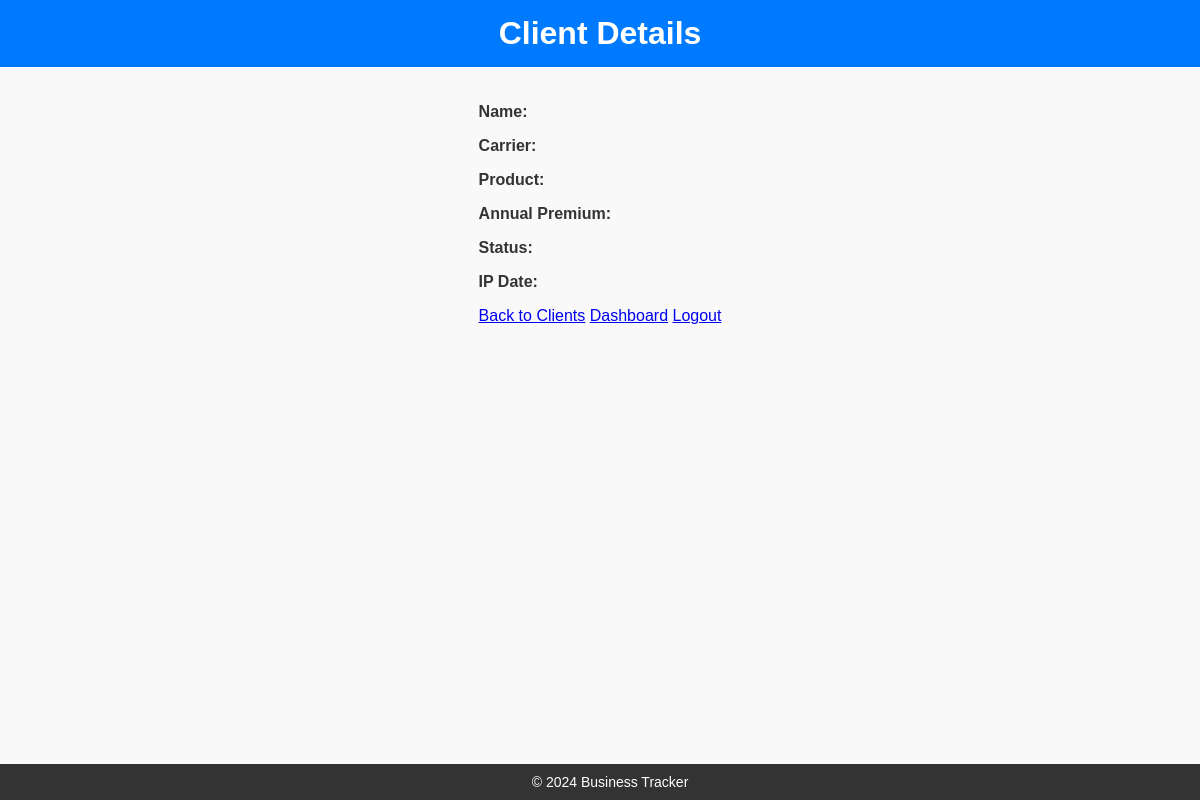
/client/22, run on an earlier commit of the app's database.
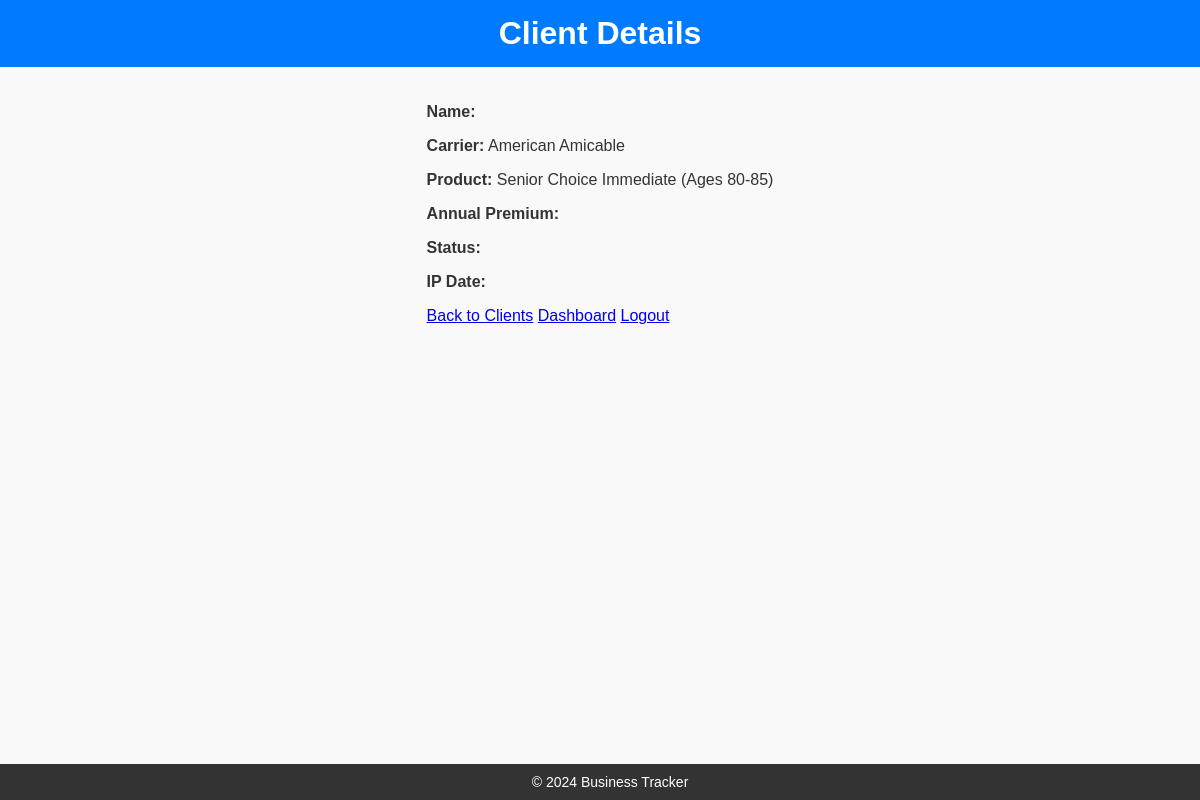
And on a later commit of the database.
### tables this page shows
CREATE TABLE clients (
    id INTEGER PRIMARY KEY AUTOINCREMENT,
    client_name TEXT NOT NULL,
    date_of_birth TEXT,
    carrier TEXT,
    product TEXT,
    annual_premium REAL,
    total_commission REAL,
    commission_paid REAL,
    status TEXT,
    policy_date TEXT,
    state TEXT,
    lead_source TEXT,
    username TEXT
, ip_date TEXT, first_payment_status TEXT DEFAULT 'Pending', commission_status TEXT DEFAULT 'Unpaid', percentage_due REAL, commission_due REAL, contact_attempts INTEGER DEFAULT 0, notes TEXT, needs_attention TEXT DEFAULT 'No Issues');

### app.py (the view)
@app.route('/client/<int:client_id>')
def client_detail(client_id):
    conn = get_db_connection()
    cursor = conn.cursor()
    cursor.execute('SELECT * FROM clients WHERE id = ?', (client_id,))
    client_data = cursor.fetchone()
    conn.close()
    print(f"Client Notes Retrieved: {client_data['notes']}" if client_data else "Client not found")
    return render_template('client_detail.html', client=client_data)

### app.py (called while the page is built)
def get_db_connection():
    conn = sqlite3.connect('app.db', timeout=10)  # Set timeout to prevent lock errors
    conn.row_factory = sqlite3.Row
    conn.execute('PRAGMA journal_mode=WAL;')  # Enable WAL for concurrency
    return conn

### templates/client_detail.html (shortened to what this page needs)
<!DOCTYPE html>
<html lang="en">
<head>
    <link rel="stylesheet" href="/static/style.css">
</head>
<body>
    <header>
        <h1>Client Details</h1>
    </header>
    <main>
        <p><strong>Name:</strong> {{ client.Client }}</p>
        <p><strong>Carrier:</strong> {{ client.Carrier }}</p>
        <p><strong>Product:</strong> {{ client.Product }}</p>
        <p><strong>Annual Premium:</strong> {{ client['Annual Premium'] }}</p>
        <p><strong>Status:</strong> {{ client['Status Filter'] }}</p>
        <p><strong>IP Date:</strong> {{ client['IP Date'] }}</p>
        <a href="/clients">Back to Clients</a>
        <a href="/dashboard">Dashboard</a>
        <a href="/logout">Logout</a>
    </main>
    <footer>
        <p>&copy; 2024 Business Tracker</p>
    </footer>
</body>
</html>

### static/style.css (style rules this page uses)
body { font-family: Arial, sans-serif; margin: 0; padding: 0; background-color: #ff0000; color: #333; }
header { background-color: #007bff; color: white; padding: 15px; text-align: center; }
header h1 { margin: 0; }
footer { background-color: #333; color: white; text-align: center; padding: 10px; position: fixed; bottom: 0; width: 100%; }
footer p { margin: 0; font-size: 14px; }
main { padding: 20px; max-width: 1200px; margin: 0 auto; flex: 1; }
body { display: flex; flex-direction: column; font-family: Arial, sans-serif; background-color: #f9f9f9; margin: 0; padding: 0; color: #333; }
main { max-width: 1200px; margin: 0 auto; padding: 20px; }

What changed in the data, as far as the page shows it:
added clients: Carrier "American Amicable", Product "Senior Choice Immediate (Ages 80-85)"
